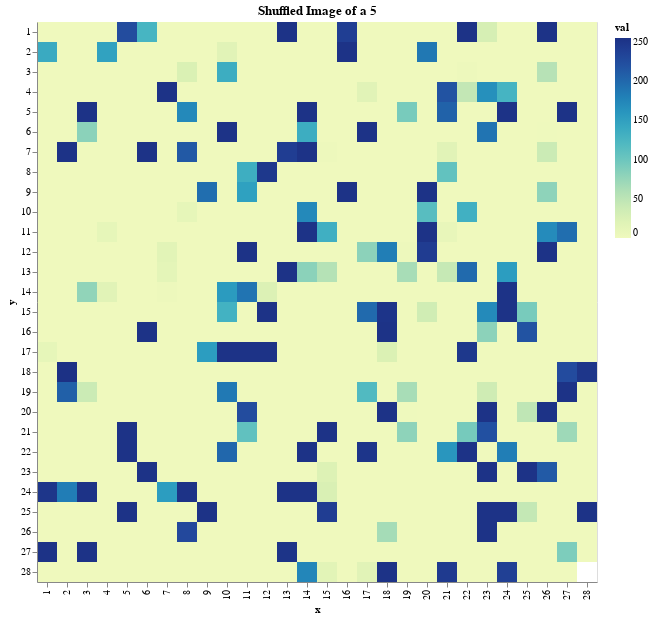

The code cell stored with this chart in its notebook:
### Markdown cell above
While NN classifiers reach a decent accuracy on this task, it
doesn't take into account locations in the model. To see this, let's
shuffle each image in MNIST using the **same** shuffling order.

### Code cell
im = draw_image(0, shuffle=True)
im

### Figure 1 — Vega-Lite specification as saved in the notebook (floating-point values rounded to 4 significant figures; data arrays with more than 128 entries replaced by an {"elided": "..."} marker saying what was removed)
{"config": {"view": {"continuousWidth": 400, "continuousHeight": 300}}, "data": {"name": "data-45b0fe933f901491ecbef1b9a3657827"}, "mark": "rect", "encoding": {"color": {"type": "quantitative", "field": "val"}, "fill": {"type": "quantitative", "field": "val"}, "tooltip": [{"type": "quantitative", "field": "x"}, {"type": "quantitative", "field": "y"}, {"type": "quantitative", "field": "val"}], "x": {"type": "ordinal", "field": "x"}, "y": {"type": "ordinal", "field": "y"}}, "title": "Shuffled Image of a 5", "$schema": "https://vega.github.io/schema/vega-lite/v4.8.1.json", "datasets": {"data-45b0fe933f901491ecbef1b9a3657827": {"elided": "784 records"}}}
